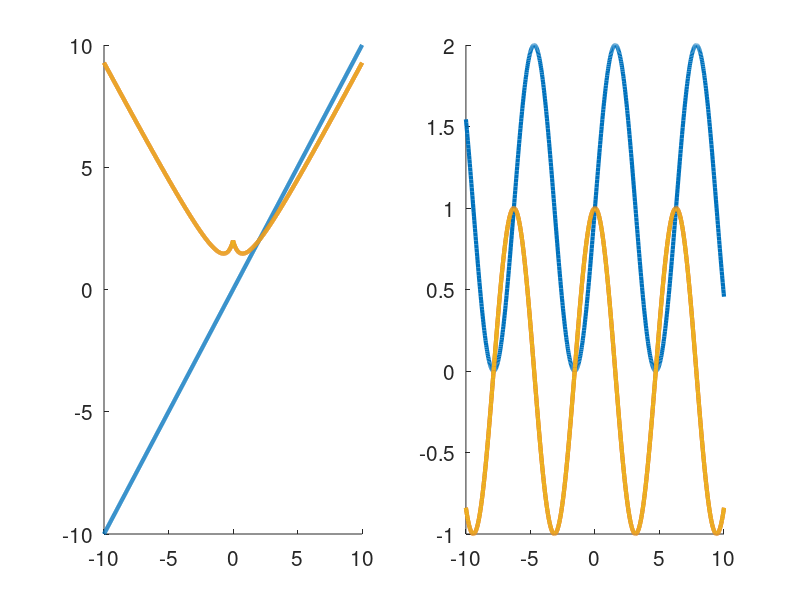

Reproduce this figure in MATLAB.
%%%%%%%%%%%%%%%%%%%%%%%%%%%
% Assignment Number: Lab
% Problem number: ?
% Student Name:  ?
% Student ID: ?
% Email address: ?
% Department: Computer Science, NYCU
% Date: ?
%%%%%%%%%%%%%%%%%%%%%%%%%%%%
% close all windows
% clear variables, and clear screen
close all; clf; clear; clc;

% show ???
disp('Example')  

%y1(x) = x, y2(x) = ( x2 +2 )/ (|x|+1)
%z1(x) = sin(x), z2(x) = cos(x)

x = -10:0.025:10;
y1 = x;
y2 = (x.^2+2)./(abs(x)+1);

z1 = sin(x)+1;
z2 = cos(x);

clf
figure
hold on
subplot(1,2,1);
plot(x, y1, 'linewidth', 3);
plot(x, y2, 'linewidth', 3);
subplot(1,2,2);    
plot(x, z1, 'linewidth', 3);
plot(x, z2, 'linewidth', 3);
    
for k = 1:-0.01:0
    pause(0.05);
    clf
    subplot(1,2,1);
    hold on
    plot(x, y1, 'linewidth', 3);
    plot(x, y2, 'linewidth', 3);
    y = k.*y1 + (1-k).*y2;
    plot(x, y, 'linewidth', 3);  
    set(gca,'FontSize',15);         %set font size
    
    subplot(1,2,2);
    hold on
    plot(x, z1, 'linewidth', 3);
    plot(x, z2, 'linewidth', 3);
    z = k.*z1 + (1-k).*z2;
    plot(x, z, 'linewidth', 3); 
    set(gca,'FontSize',15);         %set font size

    if (k==1)
        input('Press a key to continue...');
    end
end

